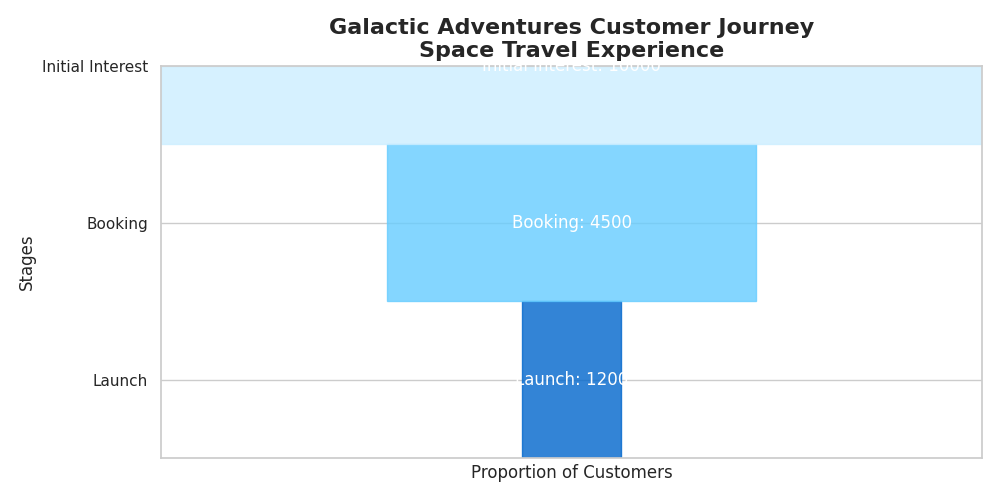

The Python source for this figure:
import matplotlib.pyplot as plt
import matplotlib.patches as patches
import numpy as np

# Data for the funnel stages
stages = ["Initial Interest", "Booking", "Launch"]
customers = np.array([10000, 4500, 1200])

# Normalize data for funnel width
funnel_widths = customers / float(max(customers))

# Reverse data order for plotting from top to bottom
stages = stages[::-1]
funnel_widths = funnel_widths[::-1]

# Define colors for the stages
colors = ['#0066cc', '#66ccff', '#cceeff']

# Create figure and axes
fig, ax = plt.subplots(figsize=(10, 5))

# Plotting the funnel using trapezoids
for i in range(len(stages)):
    x1 = -funnel_widths[i] / 2
    x2 = funnel_widths[i] / 2
    y1 = i
    y2 = i + 1
    ax.add_patch(patches.Rectangle((x1, y1), funnel_widths[i], 1, color=colors[i], alpha=0.8))
    ax.text(0, i + 0.5, f"{stages[i]}: {customers[::-1][i]}", fontsize=12, va='center', ha='center', color='white')

# Title and labels
plt.title("Galactic Adventures Customer Journey\nSpace Travel Experience", fontsize=16, fontweight='bold')
plt.xlabel('Proportion of Customers', fontsize=12)
plt.ylabel('Stages', fontsize=12)

# Adjust y-ticks
plt.yticks(np.arange(0.5, len(stages) + 0.5), stages)

# Hide x-ticks and set limits
plt.xticks([])
plt.xlim([-0.5, 0.5])

# Ensure layout is optimal
plt.tight_layout()

# Show plot
plt.show()
